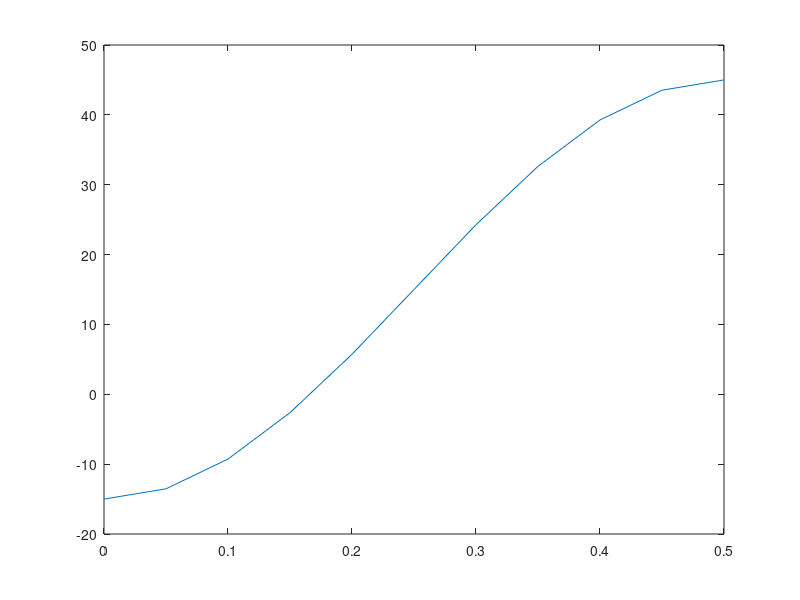

This chart was generated by the following MATLAB code:
lx = 12;
ly = 8;
Px = 4.5;
Py = 8.5/2;
tant = (- 3 * Px * Py)/(lx^2+ly^2+(3*Py^2));
t = atand(tant);

t = 0:0.05:0.5;
T=1;
L=60;
val = (L/2)*sin((2*pi*(t+T/2)/T)+(pi/2))+L/4;
plot(t,val);
